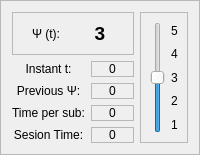
            <widget class="QFrame" name="frame_56">
             <property name="frameShape">
              <enum>QFrame::StyledPanel</enum>
             </property>
             <property name="frameShadow">
              <enum>QFrame::Raised</enum>
             </property>
             <layout class="QGridLayout" name="gridLayout_51">
              <item row="5" column="0">
               <widget class="QLabel" name="label_114">
                <property name="font">
                 <font>
                  <family>Ubuntu</family>
                 </font>
                </property>
                <property name="text">
                 <string>Sesion Time:</string>
                </property>
                <property name="alignment">
                 <set>Qt::AlignCenter</set>
                </property>
               </widget>
              </item>
              <item row="2" column="1">
               <widget class="QLabel" name="label_128">
                <property name="frameShape">
                 <enum>QFrame::StyledPanel</enum>
                </property>
                <property name="text">
                 <string>0</string>
                </property>
                <property name="alignment">
                 <set>Qt::AlignCenter</set>
                </property>
               </widget>
              </item>
              <item row="3" column="0">
               <widget class="QLabel" name="label_130">
                <property name="font">
                 <font>
                  <family>Ubuntu</family>
                 </font>
                </property>
                <property name="text">
                 <string>Previous Ψ:</string>
                </property>
                <property name="alignment">
                 <set>Qt::AlignCenter</set>
                </property>
               </widget>
              </item>
              <item row="3" column="1">
               <widget class="QLabel" name="label_129">
                <property name="frameShape">
                 <enum>QFrame::StyledPanel</enum>
                </property>
                <property name="text">
                 <string>0</string>
                </property>
                <property name="alignment">
                 <set>Qt::AlignCenter</set>
                </property>
               </widget>
              </item>
              <item row="4" column="1">
               <widget class="QLabel" name="label_132">
                <property name="frameShape">
                 <enum>QFrame::StyledPanel</enum>
                </property>
                <property name="text">
                 <string>0</string>
                </property>
                <property name="alignment">
                 <set>Qt::AlignCenter</set>
                </property>
               </widget>
              </item>
              <item row="2" column="0">
               <widget class="QLabel" name="label_115">
                <property name="font">
                 <font>
                  <family>Ubuntu</family>
                 </font>
                </property>
                <property name="text">
                 <string>Instant t:</string>
                </property>
                <property name="alignment">
                 <set>Qt::AlignCenter</set>
                </property>
               </widget>
              </item>
              <item row="4" column="0">
               <widget class="QLabel" name="label_133">
                <property name="font">
                 <font>
                  <family>Ubuntu</family>
                 </font>
                </property>
                <property name="text">
                 <string>Time per sub:</string>
                </property>
                <property name="alignment">
                 <set>Qt::AlignCenter</set>
                </property>
               </widget>
              </item>
              <item row="1" column="2" rowspan="5">
               <widget class="QFrame" name="frame_60">
                <property name="frameShape">
                 <enum>QFrame::StyledPanel</enum>
                </property>
                <property name="frameShadow">
                 <enum>QFrame::Raised</enum>
                </property>
                <layout class="QGridLayout" name="gridLayout_50">
                 <item row="0" column="0" rowspan="5">
                  <widget class="QSlider" name="verticalSlider_3">
                   <property name="minimum">
                    <number>1</number>
                   </property>
                   <property name="maximum">
                    <number>5</number>
                   </property>
                   <property name="value">
                    <number>3</number>
                   </property>
                   <property name="orientation">
                    <enum>Qt::Vertical</enum>
                   </property>
                  </widget>
                 </item>
                 <item row="0" column="1">
                  <widget class="QLabel" name="label_121">
                   <property name="text">
                    <string>5</string>
                   </property>
                  </widget>
                 </item>
                 <item row="1" column="1">
                  <widget class="QLabel" name="label_122">
                   <property name="text">
                    <string>4</string>
                   </property>
                  </widget>
                 </item>
                 <item row="2" column="1">
                  <widget class="QLabel" name="label_123">
                   <property name="text">
                    <string>3</string>
                   </property>
                  </widget>
                 </item>
                 <item row="3" column="1">
                  <widget class="QLabel" name="label_124">
                   <property name="text">
                    <string>2</string>
                   </property>
                  </widget>
                 </item>
                 <item row="4" column="1">
                  <widget class="QLabel" name="label_125">
                   <property name="text">
                    <string>1</string>
                   </property>
                  </widget>
                 </item>
                </layout>
               </widget>
              </item>
              <item row="1" column="0" colspan="2">
               <widget class="QFrame" name="frame_63">
                <property name="frameShape">
                 <enum>QFrame::StyledPanel</enum>
                </property>
                <property name="frameShadow">
                 <enum>QFrame::Raised</enum>
                </property>
                <layout class="QHBoxLayout" name="horizontalLayout_10">
                 <item>
                  <widget class="QLabel" name="label_105">
                   <property name="font">
                    <font>
                     <family>Ubuntu</family>
                    </font>
                   </property>
                   <property name="text">
                    <string>Ψ (t):</string>
                   </property>
                   <property name="alignment">
                    <set>Qt::AlignCenter</set>
                   </property>
                  </widget>
                 </item>
                 <item>
                  <widget class="QLabel" name="label_126">
                   <property name="font">
                    <font>
                     <family>Ubuntu</family>
                     <pointsize>14</pointsize>
                     <weight>75</weight>
                     <bold>true</bold>
                    </font>
                   </property>
                   <property name="frameShape">
                    <enum>QFrame::NoFrame</enum>
                   </property>
                   <property name="text">
                    <string>3</string>
                   </property>
                   <property name="alignment">
                    <set>Qt::AlignCenter</set>
                   </property>
                  </widget>
                 </item>
                </layout>
               </widget>
              </item>
              <item row="5" column="1">
               <widget class="QLabel" name="clock_display">
                <property name="frameShape">
                 <enum>QFrame::StyledPanel</enum>
                </property>
                <property name="text">
                 <string>0</string>
                </property>
                <property name="alignment">
                 <set>Qt::AlignCenter</set>
                </property>
               </widget>
              </item>
             </layout>
            </widget>
